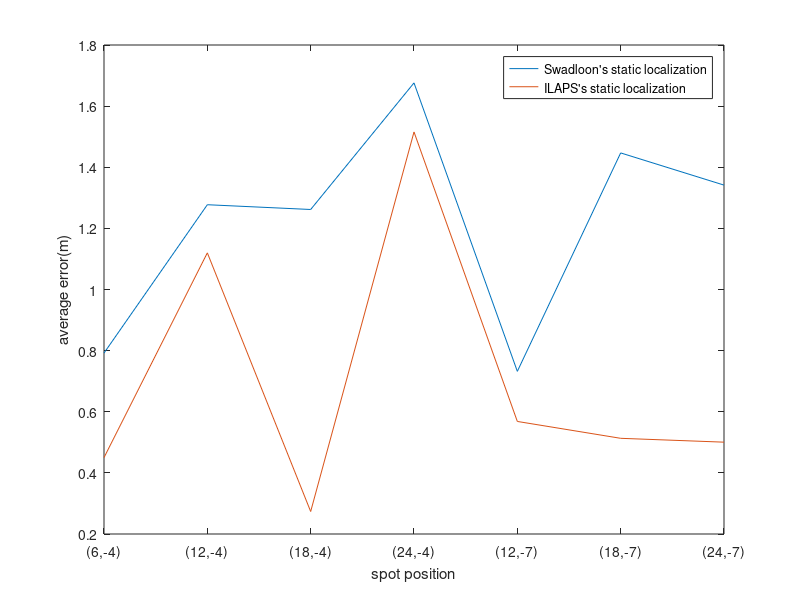

MATLAB code for this plot:
function fi = fi()
%UNTITLED Summary of this function goes here
%   Detailed explanation goes here
x = 1:1:7;
y1=[0.792,1.2774,1.2618,1.676,0.7322,1.4469,1.3416];
y2 = [0.45,1.1199,0.2736,1.5155,0.5683,0.5131,0.5005]

plot(x,y1);
hold on;
plot(x,y2);

set(gca,'xtick',[1 2 3 4 5 6 7])
set(gca,'xticklabel',{'(6,-4)','(12,-4)','(18,-4)','(24,-4)','(12,-7)','(18,-7)','(24,-7)'})
set(gca,'ytick',0:0.2:2)
xlabel('spot position');
ylabel('average error(m)');

legend('Swadloon''s static localization','ILAPS''s static localization')
end

